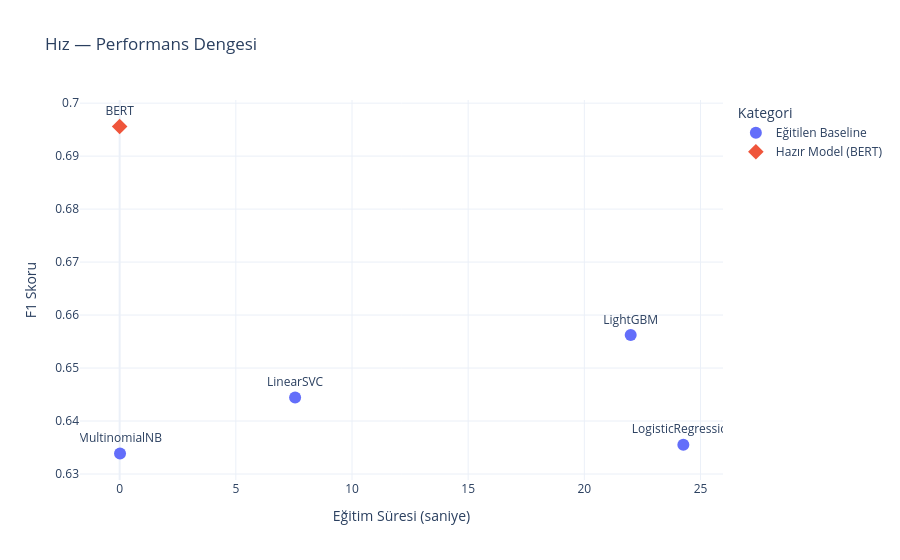

The notebook cell saved with this chart:
### Code cell
# Grafik 3: Hız vs Performans (Scatter Plot)
df_all['Kategori'] = df_all['Model'].apply(lambda x: 'Hazır Model (BERT)' if 'BERT' in x else 'Eğitilen Baseline')

fig3 = px.scatter(
    df_all, 
    x=time_col, 
    y='F1', 
    color='Kategori',
    symbol='Kategori',
    text='Model',
    title="Hız — Performans Dengesi",
    size_max=15
)
fig3.update_traces(textposition='top center', marker=dict(size=12))
fig3.update_layout(
    xaxis_title="Eğitim Süresi (saniye)", 
    yaxis_title="F1 Skoru",
    template="plotly_white"
)
fig3.show()

### Figure 1 — Plotly figure (JSON) as saved in the notebook; plotly's stock layout.template omitted (floating-point values rounded to 4 significant figures)
{"data": [{"hovertemplate": "Kategori=Eğitilen Baseline<br>Eğitim Süresi (s)=%{x}<br>F1=%{y}<br>Model=%{text}<extra></extra>", "legendgroup": "Eğitilen Baseline", "marker": {"color": "#636efa", "size": 12, "symbol": "circle"}, "mode": "markers+text", "name": "Eğitilen Baseline", "orientation": "v", "showlegend": true, "text": ["LightGBM", "LinearSVC", "LogisticRegression", "MultinomialNB"], "textposition": "top center", "type": "scatter", "x": [22.0, 7.552, 24.26, 0.01603], "xaxis": "x", "y": [0.6562, 0.6444, 0.6355, 0.6339], "yaxis": "y"}, {"hovertemplate": "Kategori=Hazır Model (BERT)<br>Eğitim Süresi (s)=%{x}<br>F1=%{y}<br>Model=%{text}<extra></extra>", "legendgroup": "Hazır Model (BERT)", "marker": {"color": "#EF553B", "size": 12, "symbol": "diamond"}, "mode": "markers+text", "name": "Hazır Model (BERT)", "orientation": "v", "showlegend": true, "text": ["BERT"], "textposition": "top center", "type": "scatter", "x": [0.0], "xaxis": "x", "y": [0.6956], "yaxis": "y"}], "layout": {"legend": {"title": {"text": "Kategori"}, "tracegroupgap": 0}, "title": {"text": "Hız — Performans Dengesi"}, "xaxis": {"anchor": "y", "domain": [0, 1], "title": {"text": "Eğitim Süresi (saniye)"}}, "yaxis": {"anchor": "x", "domain": [0, 1], "title": {"text": "F1 Skoru"}}}}
